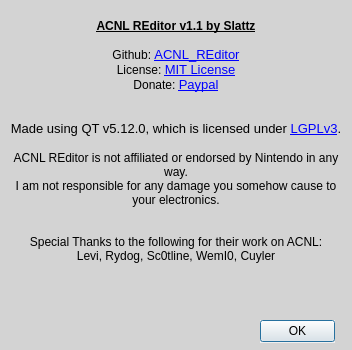
<?xml version="1.0" encoding="UTF-8"?>
<ui version="4.0">
 <class>AboutWindow</class>
 <widget class="QDialog" name="AboutWindow">
  <property name="geometry">
   <rect>
    <x>0</x>
    <y>0</y>
    <width>352</width>
    <height>350</height>
   </rect>
  </property>
  <property name="minimumSize">
   <size>
    <width>352</width>
    <height>350</height>
   </size>
  </property>
  <property name="maximumSize">
   <size>
    <width>352</width>
    <height>350</height>
   </size>
  </property>
  <property name="windowTitle">
   <string>About ACNL REditor</string>
  </property>
  <property name="autoFillBackground">
   <bool>true</bool>
  </property>
  <widget class="QTextBrowser" name="textBrowser">
   <property name="geometry">
    <rect>
     <x>0</x>
     <y>0</y>
     <width>352</width>
     <height>350</height>
    </rect>
   </property>
   <property name="minimumSize">
    <size>
     <width>352</width>
     <height>350</height>
    </size>
   </property>
   <property name="maximumSize">
    <size>
     <width>352</width>
     <height>350</height>
    </size>
   </property>
   <property name="font">
    <font>
     <pointsize>10</pointsize>
    </font>
   </property>
   <property name="styleSheet">
    <string notr="true">background-color: lightgrey;</string>
   </property>
   <property name="frameShape">
    <enum>QFrame::NoFrame</enum>
   </property>
   <property name="frameShadow">
    <enum>QFrame::Raised</enum>
   </property>
   <property name="html">
    <string>&lt;!DOCTYPE HTML PUBLIC &quot;-//W3C//DTD HTML 4.0//EN&quot; &quot;http://www.w3.org/TR/REC-html40/strict.dtd&quot;&gt;
&lt;html&gt;&lt;head&gt;&lt;meta name=&quot;qrichtext&quot; content=&quot;1&quot; /&gt;&lt;style type=&quot;text/css&quot;&gt;
p, li { white-space: pre-wrap; }
&lt;/style&gt;&lt;/head&gt;&lt;body style=&quot; font-family:'MS Shell Dlg 2'; font-size:10pt; font-weight:400; font-style:normal;&quot;&gt;
&lt;p align=&quot;center&quot; style=&quot;-qt-paragraph-type:empty; margin-top:0px; margin-bottom:0px; margin-left:0px; margin-right:0px; -qt-block-indent:0; text-indent:0px;&quot;&gt;&lt;br /&gt;&lt;/p&gt;
&lt;p align=&quot;center&quot; style=&quot; margin-top:0px; margin-bottom:0px; margin-left:0px; margin-right:0px; -qt-block-indent:0; text-indent:0px;&quot;&gt;&lt;span style=&quot; font-size:9pt; font-weight:600; text-decoration: underline;&quot;&gt;ACNL REditor v1.1 by Slattz&lt;/span&gt;&lt;/p&gt;
&lt;p align=&quot;center&quot; style=&quot;-qt-paragraph-type:empty; margin-top:0px; margin-bottom:0px; margin-left:0px; margin-right:0px; -qt-block-indent:0; text-indent:0px; font-size:9pt; font-weight:600; text-decoration: underline;&quot;&gt;&lt;br /&gt;&lt;/p&gt;
&lt;p align=&quot;center&quot; style=&quot; margin-top:0px; margin-bottom:0px; margin-left:0px; margin-right:0px; -qt-block-indent:0; text-indent:0px;&quot;&gt;&lt;span style=&quot; font-size:9pt;&quot;&gt;Github: &lt;/span&gt;&lt;a href=&quot;https://github.com/Slattz/ACNL_REditor&quot;&gt;&lt;span style=&quot; text-decoration: underline; color:#0000ff;&quot;&gt;ACNL_REditor&lt;/span&gt;&lt;/a&gt;&lt;/p&gt;
&lt;p align=&quot;center&quot; style=&quot; margin-top:0px; margin-bottom:0px; margin-left:0px; margin-right:0px; -qt-block-indent:0; text-indent:0px;&quot;&gt;&lt;span style=&quot; font-size:9pt;&quot;&gt;License: &lt;/span&gt;&lt;a href=&quot;https://github.com/Slattz/ACNL_REditor/blob/master/LICENSE&quot;&gt;&lt;span style=&quot; text-decoration: underline; color:#0000ff;&quot;&gt;MIT License&lt;/span&gt;&lt;/a&gt;&lt;/p&gt;
&lt;p align=&quot;center&quot; style=&quot; margin-top:0px; margin-bottom:0px; margin-left:0px; margin-right:0px; -qt-block-indent:0; text-indent:0px;&quot;&gt;&lt;span style=&quot; font-size:9pt;&quot;&gt;Donate: &lt;/span&gt;&lt;a href=&quot;https://www.paypal.com/cgi-bin/webscr?cmd=_s-xclick&amp;amp;hosted_button_id=APDWE9ZED4VBW&quot;&gt;&lt;span style=&quot; text-decoration: underline; color:#0000ff;&quot;&gt;Paypal&lt;/span&gt;&lt;/a&gt;&lt;/p&gt;
&lt;p align=&quot;center&quot; style=&quot;-qt-paragraph-type:empty; margin-top:0px; margin-bottom:0px; margin-left:0px; margin-right:0px; -qt-block-indent:0; text-indent:0px; font-size:9pt;&quot;&gt;&lt;br /&gt;&lt;/p&gt;
&lt;p align=&quot;center&quot; style=&quot;-qt-paragraph-type:empty; margin-top:0px; margin-bottom:0px; margin-left:0px; margin-right:0px; -qt-block-indent:0; text-indent:0px;&quot;&gt;&lt;br /&gt;&lt;/p&gt;
&lt;p align=&quot;center&quot; style=&quot; margin-top:0px; margin-bottom:0px; margin-left:0px; margin-right:0px; -qt-block-indent:0; text-indent:0px;&quot;&gt;Made using QT v5.12.0, which is licensed under &lt;a href=&quot;https://doc.qt.io/qt-5/lgpl.html&quot;&gt;&lt;span style=&quot; text-decoration: underline; color:#0000ff;&quot;&gt;LGPLv3&lt;/span&gt;&lt;/a&gt;.&lt;/p&gt;
&lt;p align=&quot;center&quot; style=&quot;-qt-paragraph-type:empty; margin-top:0px; margin-bottom:0px; margin-left:0px; margin-right:0px; -qt-block-indent:0; text-indent:0px;&quot;&gt;&lt;br /&gt;&lt;/p&gt;
&lt;p align=&quot;center&quot; style=&quot; margin-top:0px; margin-bottom:0px; margin-left:0px; margin-right:0px; -qt-block-indent:0; text-indent:0px;&quot;&gt;&lt;span style=&quot; font-size:9pt;&quot;&gt;ACNL REditor is not affiliated or endorsed by Nintendo in any way.&lt;/span&gt;&lt;/p&gt;
&lt;p align=&quot;center&quot; style=&quot; margin-top:0px; margin-bottom:0px; margin-left:0px; margin-right:0px; -qt-block-indent:0; text-indent:0px;&quot;&gt;&lt;span style=&quot; font-size:9pt;&quot;&gt;I am not responsible for any damage you somehow cause to your electronics.&lt;/span&gt;&lt;/p&gt;
&lt;p align=&quot;center&quot; style=&quot;-qt-paragraph-type:empty; margin-top:0px; margin-bottom:0px; margin-left:0px; margin-right:0px; -qt-block-indent:0; text-indent:0px; font-size:9pt;&quot;&gt;&lt;br /&gt;&lt;/p&gt;
&lt;p align=&quot;center&quot; style=&quot;-qt-paragraph-type:empty; margin-top:0px; margin-bottom:0px; margin-left:0px; margin-right:0px; -qt-block-indent:0; text-indent:0px; font-size:9pt;&quot;&gt;&lt;br /&gt;&lt;/p&gt;
&lt;p align=&quot;center&quot; style=&quot; margin-top:0px; margin-bottom:0px; margin-left:0px; margin-right:0px; -qt-block-indent:0; text-indent:0px;&quot;&gt;&lt;span style=&quot; font-size:9pt;&quot;&gt;Special Thanks to the following for their work on ACNL:&lt;/span&gt;&lt;/p&gt;
&lt;p align=&quot;center&quot; style=&quot; margin-top:0px; margin-bottom:0px; margin-left:0px; margin-right:0px; -qt-block-indent:0; text-indent:0px;&quot;&gt;&lt;span style=&quot; font-size:9pt;&quot;&gt;Levi, Rydog, Sc0tline, WemI0, Cuyler&lt;/span&gt;&lt;/p&gt;&lt;/body&gt;&lt;/html&gt;</string>
   </property>
   <property name="textInteractionFlags">
    <set>Qt::LinksAccessibleByKeyboard|Qt::LinksAccessibleByMouse</set>
   </property>
   <property name="openExternalLinks">
    <bool>true</bool>
   </property>
  </widget>
  <widget class="QDialogButtonBox" name="buttonBox">
   <property name="geometry">
    <rect>
     <x>260</x>
     <y>320</y>
     <width>75</width>
     <height>23</height>
    </rect>
   </property>
   <property name="autoFillBackground">
    <bool>true</bool>
   </property>
   <property name="orientation">
    <enum>Qt::Horizontal</enum>
   </property>
   <property name="standardButtons">
    <set>QDialogButtonBox::Ok</set>
   </property>
   <property name="centerButtons">
    <bool>false</bool>
   </property>
  </widget>
 </widget>
 <resources/>
 <connections>
  <connection>
   <sender>buttonBox</sender>
   <signal>accepted()</signal>
   <receiver>AboutWindow</receiver>
   <slot>accept()</slot>
   <hints>
    <hint type="sourcelabel">
     <x>248</x>
     <y>254</y>
    </hint>
    <hint type="destinationlabel">
     <x>157</x>
     <y>274</y>
    </hint>
   </hints>
  </connection>
  <connection>
   <sender>buttonBox</sender>
   <signal>rejected()</signal>
   <receiver>AboutWindow</receiver>
   <slot>reject()</slot>
   <hints>
    <hint type="sourcelabel">
     <x>316</x>
     <y>260</y>
    </hint>
    <hint type="destinationlabel">
     <x>286</x>
     <y>274</y>
    </hint>
   </hints>
  </connection>
 </connections>
</ui>
